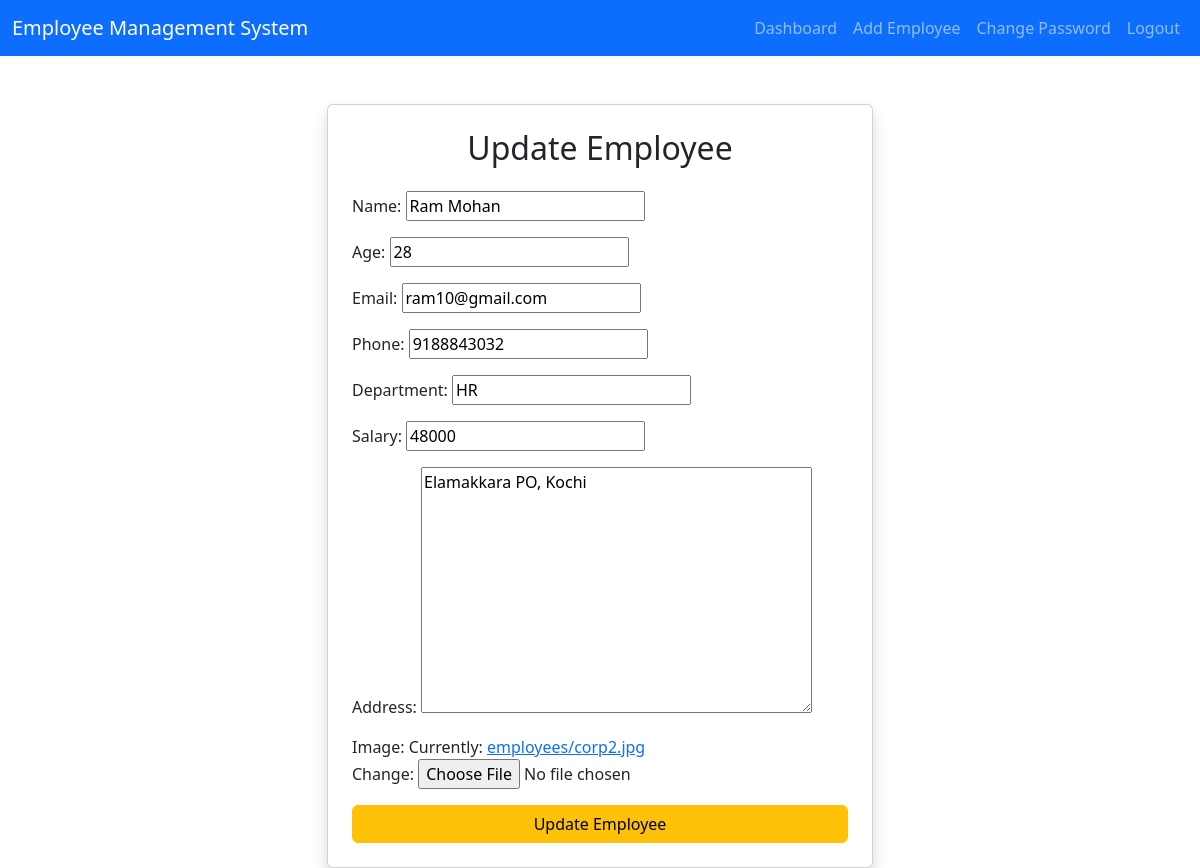
The app's page /update/3/ (signed in) with its own data.
### finalapp/models.py (models this page shows, shortened)
class EmployeeModel(models.Model):
    name = models.CharField(max_length=100)
    age = models.IntegerField()
    email = models.EmailField()
    phone = models.CharField(max_length=20)
    department = models.CharField(max_length=100)
    salary = models.IntegerField()
    address = models.TextField()
    image = models.ImageField(upload_to='employees/')

### finalapp/views.py (the view, shortened to what this page needs)
# urls.py: path('update/<int:id>/', views.update_employee, name='update'),
@login_required()
def update_employee(request, id):
    employee = EmployeeModel.objects.get(id=id)
    form = EmployeeForm(instance=employee)
    return render(request, 'update_employee.html', {'form': form})

### finalapp/forms.py
class EmployeeForm(forms.ModelForm):
    class Meta:
        model = EmployeeModel
        fields = '__all__'

### templates/update_employee.html (shortened to what this page needs)
{% extends 'base.html' %}
{% block content %}
<div class="row justify-content-center">
    <div class="col-md-6">
        <div class="card shadow p-4">
            <h2 class="text-center mb-4">
                Update Employee
            </h2>
            <form method="POST" enctype="multipart/form-data">
                {{ form.as_p }}
                <button type="submit" class="btn btn-warning w-100">
                    Update Employee
                </button>
            </form>
        </div>
    </div>
</div>
{% endblock %}

### records on screen
EmployeeModel: name "Ram Mohan", age "28", email "ram10@gmail.com", phone "9188843032", department "HR", salary "48000", address "Elamakkara PO, Kochi"
